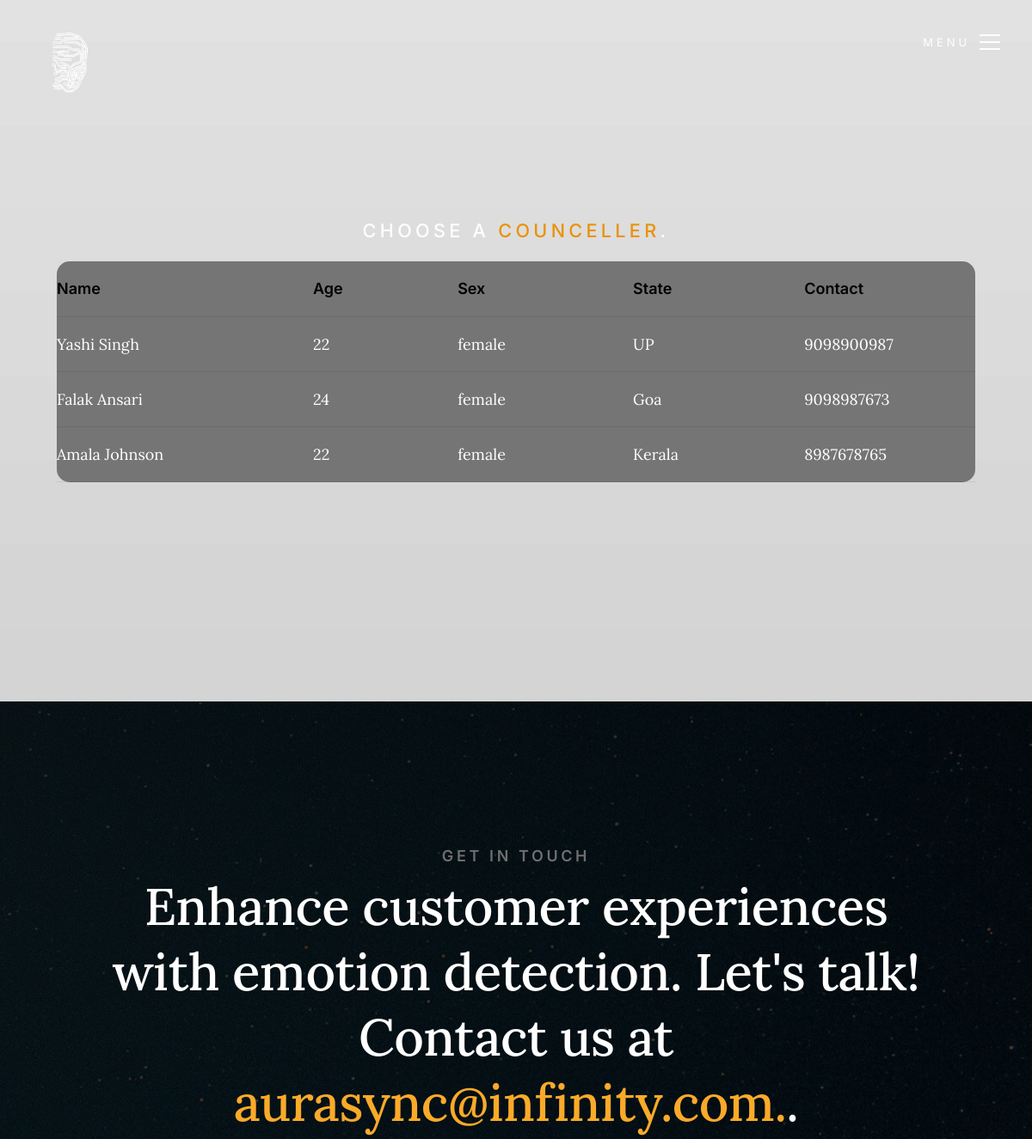
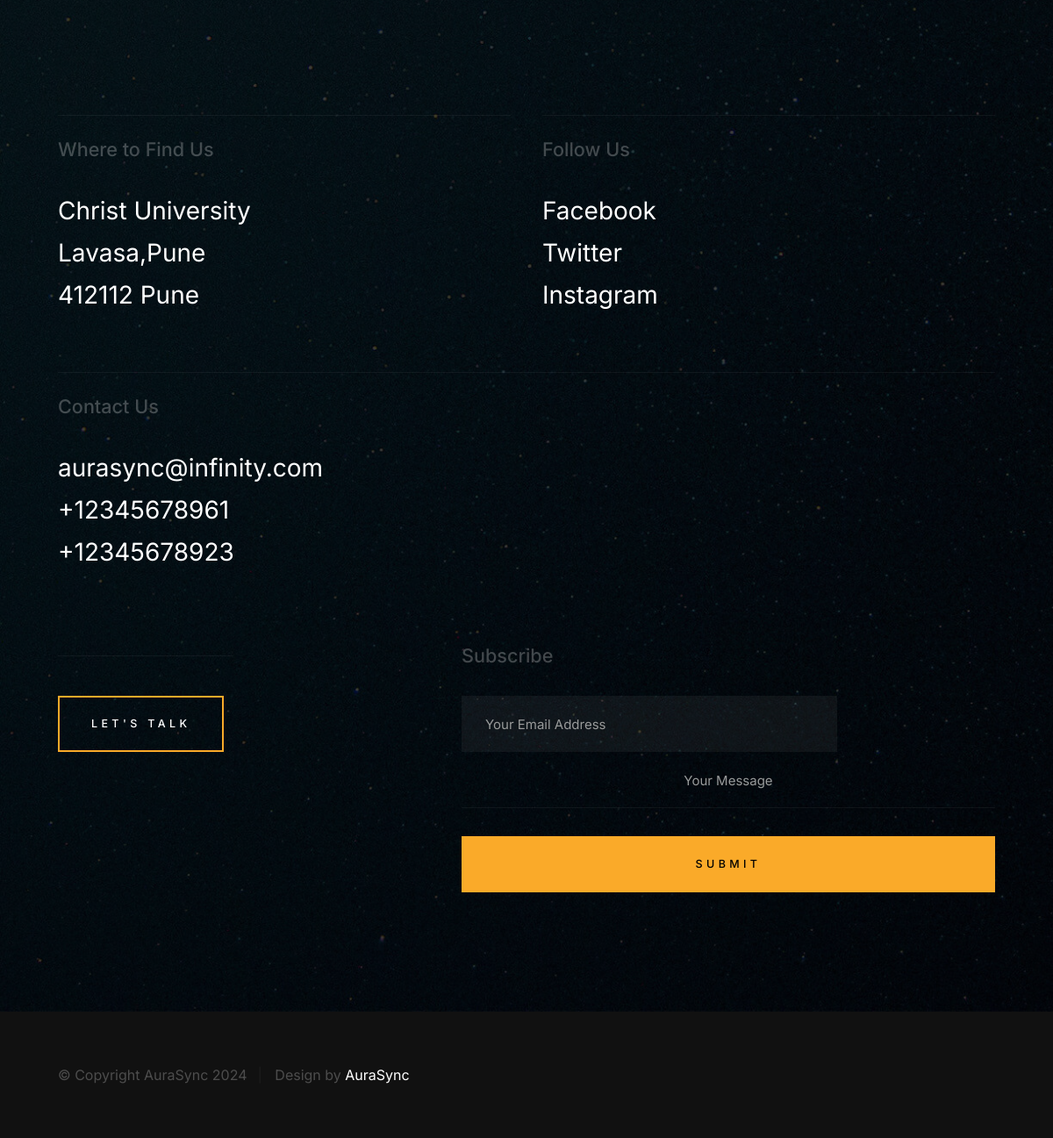
The app's page /councellor with its own data (2 pictures, top to bottom).
### User/models.py (models this page shows, shortened)
class User_Details(models.Model):
    user = models.ForeignKey(User, on_delete=models.CASCADE, null=True)
    phone_number = models.CharField(max_length = 10)
    address = models.CharField(max_length=225)
    gender = models.CharField(max_length=255)
    dob = models.DateField(null=True)
    age = models.CharField(max_length=255)
    state = models.CharField(max_length=255)
    user_type = models.CharField(max_length=255)
    trainer = models.IntegerField(null=True, blank=True)

### User/views.py (the view)
# urls.py: path('councellor',views.councellor,name = 'councellor'),
def councellor(request):
    councellors = User_Details.objects.filter(user_type='counceller')
    return render(request, 'User/councellor/councellor.html', {'councellors': councellors})
    return render(request, 'User/analysis/user_report.html', {'user' : user, 'user_details' : user_details, 'Highcharts_data': Highcharts_data, 'total_emotion_count': total_emotion_count, 'all_emotions' : all_emotions})

### templates/User/councellor/councellor.html (shortened to what this page needs)
{% extends 'User/Bases/index_base.html' %}
{% load static %}
{% block content %}
        <div class="s-intro__bg">
        </div>
        <section id="content" class="s-content">
            <section id="intro" class="s-intro target-section">
                <div class="row s-intro__content">
                    <div class="column lg-12 s-intro__content-inner">
                        <h3 class="s-intro__pretitle">Choose a <span style="color:hsla(37, 95%, 47%, 1);">Counceller</span>.</h3>
                        <div class="table-responsive" >
                            {% if trainer %}
                            <h1>No trainer Available right now!</h1>
                            {% else %}
                            <table style="background-color:rgb(117, 117, 117); border-radius: 15px; padding:20px;">
                                    <thead>
                                    <tr>
                                        <th>Name</th>
                                        <th>Age</th>
                                        <th>Sex</th>
                                        <th>State</th>
                                        <th>Contact</th>
                                    </tr>
                                    </thead>
                                    <tbody>
                                    {% for i in councellors %}
                                    <tr>
                                        <td>{{ i.user.first_name }} {{ i.user.last_name }}</td>
                                        <td>{{ i.age }}</td>
                                        <td>{{ i.gender }}</td>
                                        <td>{{ i.state }}</td>
                                        <td>{{ i.phone_number }}</td>
                                    </tr>
                                    {% endfor %}
                                    </tbody>
                            </table>
                            {% endif %}
                        </div>
                    </div>
                </div>
                <ul class="s-intro__social">
                    <li>
                        <a href="#0">
                        </a>
                    </li>
                    <li>
                        <a href="#0">
                        </a>
                    </li>
                    <li>
                        <a href="#0">
                        </a>
                    </li>
                    <li>
                        <a href="#0">
                        </a>
                    </li>
                    <li>
                        <a href="#0">
                        </a>
                    </li>
                </ul>
            </section>
            {% endblock content %}

### records on screen
User_Details: user.first_name "Yashi", user.last_name "Singh", age "22", gender "female", state "UP", phone_number "9098900987"
User_Details: user.first_name "Falak", user.last_name "Ansari", age "24", gender "female", state "Goa", phone_number "9098987673"
User_Details: user.first_name "Amala", user.last_name "Johnson", age "22", gender "female", state "Kerala", phone_number "8987678765"
